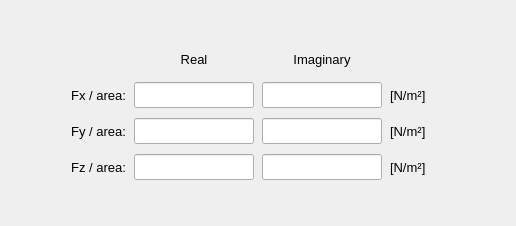
           <widget class="QWidget" name="tab_constant_data">
            <attribute name="title">
             <string>Constant data</string>
            </attribute>
            <layout class="QGridLayout" name="gridLayout_12">
             <property name="leftMargin">
              <number>2</number>
             </property>
             <property name="topMargin">
              <number>2</number>
             </property>
             <property name="rightMargin">
              <number>2</number>
             </property>
             <property name="bottomMargin">
              <number>2</number>
             </property>
             <property name="spacing">
              <number>2</number>
             </property>
             <item row="1" column="0">
              <widget class="QFrame" name="frame_8">
               <property name="minimumSize">
                <size>
                 <width>340</width>
                 <height>0</height>
                </size>
               </property>
               <property name="maximumSize">
                <size>
                 <width>16777215</width>
                 <height>320</height>
                </size>
               </property>
               <property name="font">
                <font>
                 <pointsize>11</pointsize>
                 <bold>false</bold>
                </font>
               </property>
               <property name="frameShape">
                <enum>QFrame::Shape::NoFrame</enum>
               </property>
               <property name="frameShadow">
                <enum>QFrame::Shadow::Raised</enum>
               </property>
               <layout class="QGridLayout" name="gridLayout">
                <property name="leftMargin">
                 <number>4</number>
                </property>
                <property name="topMargin">
                 <number>4</number>
                </property>
                <property name="rightMargin">
                 <number>4</number>
                </property>
                <property name="bottomMargin">
                 <number>4</number>
                </property>
                <property name="horizontalSpacing">
                 <number>8</number>
                </property>
                <property name="verticalSpacing">
                 <number>10</number>
                </property>
                <item row="5" column="4">
                 <widget class="QLabel" name="label_unit_Fz">
                  <property name="minimumSize">
                   <size>
                    <width>80</width>
                    <height>26</height>
                   </size>
                  </property>
                  <property name="maximumSize">
                   <size>
                    <width>80</width>
                    <height>26</height>
                   </size>
                  </property>
                  <property name="font">
                   <font>
                    <family>MS Shell Dlg 2</family>
                    <pointsize>10</pointsize>
                    <italic>false</italic>
                    <bold>false</bold>
                   </font>
                  </property>
                  <property name="text">
                   <string>[N/m²]</string>
                  </property>
                  <property name="alignment">
                   <set>Qt::AlignmentFlag::AlignLeading|Qt::AlignmentFlag::AlignLeft|Qt::AlignmentFlag::AlignVCenter</set>
                  </property>
                 </widget>
                </item>
                <item row="4" column="3">
                 <widget class="QLineEdit" name="lineEdit_right_Fy">
                  <property name="minimumSize">
                   <size>
                    <width>120</width>
                    <height>26</height>
                   </size>
                  </property>
                  <property name="maximumSize">
                   <size>
                    <width>120</width>
                    <height>26</height>
                   </size>
                  </property>
                  <property name="font">
                   <font>
                    <family>MS Shell Dlg 2</family>
                    <pointsize>10</pointsize>
                    <italic>false</italic>
                    <bold>false</bold>
                   </font>
                  </property>
                  <property name="styleSheet">
                   <string notr="true"/>
                  </property>
                  <property name="alignment">
                   <set>Qt::AlignmentFlag::AlignCenter</set>
                  </property>
                 </widget>
                </item>
                <item row="5" column="2">
                 <widget class="QLineEdit" name="lineEdit_left_Fz">
                  <property name="minimumSize">
                   <size>
                    <width>120</width>
                    <height>26</height>
                   </size>
                  </property>
                  <property name="maximumSize">
                   <size>
                    <width>120</width>
                    <height>26</height>
                   </size>
                  </property>
                  <property name="font">
                   <font>
                    <family>MS Shell Dlg 2</family>
                    <pointsize>10</pointsize>
                    <italic>false</italic>
                    <bold>false</bold>
                   </font>
                  </property>
                  <property name="styleSheet">
                   <string notr="true"/>
                  </property>
                  <property name="text">
                   <string/>
                  </property>
                  <property name="alignment">
                   <set>Qt::AlignmentFlag::AlignCenter</set>
                  </property>
                 </widget>
                </item>
                <item row="5" column="3">
                 <widget class="QLineEdit" name="lineEdit_right_Fz">
                  <property name="minimumSize">
                   <size>
                    <width>120</width>
                    <height>26</height>
                   </size>
                  </property>
                  <property name="maximumSize">
                   <size>
                    <width>120</width>
                    <height>26</height>
                   </size>
                  </property>
                  <property name="font">
                   <font>
                    <family>MS Shell Dlg 2</family>
                    <pointsize>10</pointsize>
                    <italic>false</italic>
                    <bold>false</bold>
                   </font>
                  </property>
                  <property name="styleSheet">
                   <string notr="true"/>
                  </property>
                  <property name="alignment">
                   <set>Qt::AlignmentFlag::AlignCenter</set>
                  </property>
                 </widget>
                </item>
                <item row="3" column="4">
                 <widget class="QLabel" name="label_unit_Fx">
                  <property name="minimumSize">
                   <size>
                    <width>80</width>
                    <height>26</height>
                   </size>
                  </property>
                  <property name="maximumSize">
                   <size>
                    <width>80</width>
                    <height>26</height>
                   </size>
                  </property>
                  <property name="font">
                   <font>
                    <family>MS Shell Dlg 2</family>
                    <pointsize>10</pointsize>
                    <italic>false</italic>
                    <bold>false</bold>
                   </font>
                  </property>
                  <property name="text">
                   <string>[N/m²]</string>
                  </property>
                  <property name="alignment">
                   <set>Qt::AlignmentFlag::AlignLeading|Qt::AlignmentFlag::AlignLeft|Qt::AlignmentFlag::AlignVCenter</set>
                  </property>
                 </widget>
                </item>
                <item row="3" column="1">
                 <widget class="QLabel" name="label_constant_Fx">
                  <property name="minimumSize">
                   <size>
                    <width>80</width>
                    <height>26</height>
                   </size>
                  </property>
                  <property name="maximumSize">
                   <size>
                    <width>100</width>
                    <height>26</height>
                   </size>
                  </property>
                  <property name="font">
                   <font>
                    <family>MS Shell Dlg 2</family>
                    <pointsize>10</pointsize>
                    <italic>false</italic>
                    <bold>false</bold>
                   </font>
                  </property>
                  <property name="text">
                   <string>Fx / area:</string>
                  </property>
                  <property name="alignment">
                   <set>Qt::AlignmentFlag::AlignRight|Qt::AlignmentFlag::AlignTrailing|Qt::AlignmentFlag::AlignVCenter</set>
                  </property>
                 </widget>
                </item>
                <item row="2" column="3">
                 <widget class="QLabel" name="label_dtype_right">
                  <property name="minimumSize">
                   <size>
                    <width>80</width>
                    <height>26</height>
                   </size>
                  </property>
                  <property name="maximumSize">
                   <size>
                    <width>16777215</width>
                    <height>26</height>
                   </size>
                  </property>
                  <property name="font">
                   <font>
                    <family>MS Shell Dlg 2</family>
                    <pointsize>10</pointsize>
                    <italic>false</italic>
                    <bold>false</bold>
                   </font>
                  </property>
                  <property name="text">
                   <string>Imaginary</string>
                  </property>
                  <property name="alignment">
                   <set>Qt::AlignmentFlag::AlignCenter</set>
                  </property>
                 </widget>
                </item>
                <item row="4" column="4">
                 <widget class="QLabel" name="label_unit_Fy">
                  <property name="minimumSize">
                   <size>
                    <width>80</width>
                    <height>26</height>
                   </size>
                  </property>
                  <property name="maximumSize">
                   <size>
                    <width>80</width>
                    <height>26</height>
                   </size>
                  </property>
                  <property name="font">
                   <font>
                    <family>MS Shell Dlg 2</family>
                    <pointsize>10</pointsize>
                    <italic>false</italic>
                    <bold>false</bold>
                   </font>
                  </property>
                  <property name="text">
                   <string>[N/m²]</string>
                  </property>
                  <property name="alignment">
                   <set>Qt::AlignmentFlag::AlignLeading|Qt::AlignmentFlag::AlignLeft|Qt::AlignmentFlag::AlignVCenter</set>
                  </property>
                 </widget>
                </item>
                <item row="4" column="2">
                 <widget class="QLineEdit" name="lineEdit_left_Fy">
                  <property name="minimumSize">
                   <size>
                    <width>120</width>
                    <height>26</height>
                   </size>
                  </property>
                  <property name="maximumSize">
                   <size>
                    <width>120</width>
                    <height>26</height>
                   </size>
                  </property>
                  <property name="font">
                   <font>
                    <family>MS Shell Dlg 2</family>
                    <pointsize>10</pointsize>
                    <italic>false</italic>
                    <bold>false</bold>
                   </font>
                  </property>
                  <property name="styleSheet">
                   <string notr="true"/>
                  </property>
                  <property name="text">
                   <string/>
                  </property>
                  <property name="alignment">
                   <set>Qt::AlignmentFlag::AlignCenter</set>
                  </property>
                 </widget>
                </item>
                <item row="4" column="1">
                 <widget class="QLabel" name="label_constant_Fy">
                  <property name="minimumSize">
                   <size>
                    <width>80</width>
                    <height>26</height>
                   </size>
                  </property>
                  <property name="maximumSize">
                   <size>
                    <width>100</width>
                    <height>26</height>
                   </size>
                  </property>
                  <property name="font">
                   <font>
                    <family>MS Shell Dlg 2</family>
                    <pointsize>10</pointsize>
                    <italic>false</italic>
                    <bold>false</bold>
                   </font>
                  </property>
                  <property name="text">
                   <string>Fy / area:</string>
                  </property>
                  <property name="alignment">
                   <set>Qt::AlignmentFlag::AlignRight|Qt::AlignmentFlag::AlignTrailing|Qt::AlignmentFlag::AlignVCenter</set>
                  </property>
                 </widget>
                </item>
                <item row="5" column="1">
                 <widget class="QLabel" name="label_constant_Fz">
                  <property name="minimumSize">
                   <size>
                    <width>80</width>
                    <height>26</height>
                   </size>
                  </property>
                  <property name="maximumSize">
                   <size>
                    <width>100</width>
                    <height>26</height>
                   </size>
                  </property>
                  <property name="font">
                   <font>
                    <family>MS Shell Dlg 2</family>
                    <pointsize>10</pointsize>
                    <italic>false</italic>
                    <bold>false</bold>
                   </font>
                  </property>
                  <property name="text">
                   <string>Fz / area:</string>
                  </property>
                  <property name="alignment">
                   <set>Qt::AlignmentFlag::AlignRight|Qt::AlignmentFlag::AlignTrailing|Qt::AlignmentFlag::AlignVCenter</set>
                  </property>
                 </widget>
                </item>
                <item row="3" column="0">
                 <spacer name="horizontalSpacer_2">
                  <property name="orientation">
                   <enum>Qt::Orientation::Horizontal</enum>
                  </property>
                  <property name="sizeHint" stdset="0">
                   <size>
                    <width>40</width>
                    <height>20</height>
                   </size>
                  </property>
                 </spacer>
                </item>
                <item row="3" column="2">
                 <widget class="QLineEdit" name="lineEdit_left_Fx">
                  <property name="minimumSize">
                   <size>
                    <width>120</width>
                    <height>26</height>
                   </size>
                  </property>
                  <property name="maximumSize">
                   <size>
                    <width>120</width>
                    <height>26</height>
                   </size>
                  </property>
                  <property name="font">
                   <font>
                    <family>MS Shell Dlg 2</family>
                    <pointsize>10</pointsize>
                    <italic>false</italic>
                    <bold>false</bold>
                   </font>
                  </property>
                  <property name="styleSheet">
                   <string notr="true"/>
                  </property>
                  <property name="text">
                   <string/>
                  </property>
                  <property name="alignment">
                   <set>Qt::AlignmentFlag::AlignCenter</set>
                  </property>
                 </widget>
                </item>
                <item row="3" column="5">
                 <spacer name="horizontalSpacer">
                  <property name="orientation">
                   <enum>Qt::Orientation::Horizontal</enum>
                  </property>
                  <property name="sizeHint" stdset="0">
                   <size>
                    <width>40</width>
                    <height>20</height>
                   </size>
                  </property>
                 </spacer>
                </item>
                <item row="3" column="3">
                 <widget class="QLineEdit" name="lineEdit_right_Fx">
                  <property name="minimumSize">
                   <size>
                    <width>120</width>
                    <height>26</height>
                   </size>
                  </property>
                  <property name="maximumSize">
                   <size>
                    <width>120</width>
                    <height>26</height>
                   </size>
                  </property>
                  <property name="font">
                   <font>
                    <family>MS Shell Dlg 2</family>
                    <pointsize>10</pointsize>
                    <italic>false</italic>
                    <bold>false</bold>
                   </font>
                  </property>
                  <property name="styleSheet">
                   <string notr="true"/>
                  </property>
                  <property name="alignment">
                   <set>Qt::AlignmentFlag::AlignCenter</set>
                  </property>
                 </widget>
                </item>
                <item row="2" column="2">
                 <widget class="QLabel" name="label_dtype_left">
                  <property name="minimumSize">
                   <size>
                    <width>80</width>
                    <height>26</height>
                   </size>
                  </property>
                  <property name="maximumSize">
                   <size>
                    <width>16777215</width>
                    <height>26</height>
                   </size>
                  </property>
                  <property name="font">
                   <font>
                    <family>MS Shell Dlg 2</family>
                    <pointsize>10</pointsize>
                    <italic>false</italic>
                    <bold>false</bold>
                   </font>
                  </property>
                  <property name="text">
                   <string>Real</string>
                  </property>
                  <property name="alignment">
                   <set>Qt::AlignmentFlag::AlignCenter</set>
                  </property>
                 </widget>
                </item>
               </layout>
              </widget>
             </item>
             <item row="0" column="0">
              <spacer name="verticalSpacer">
               <property name="orientation">
                <enum>Qt::Orientation::Vertical</enum>
               </property>
               <property name="sizeHint" stdset="0">
                <size>
                 <width>20</width>
                 <height>40</height>
                </size>
               </property>
              </spacer>
             </item>
             <item row="2" column="0">
              <spacer name="verticalSpacer_2">
               <property name="orientation">
                <enum>Qt::Orientation::Vertical</enum>
               </property>
               <property name="sizeHint" stdset="0">
                <size>
                 <width>20</width>
                 <height>40</height>
                </size>
               </property>
              </spacer>
             </item>
            </layout>
           </widget>
